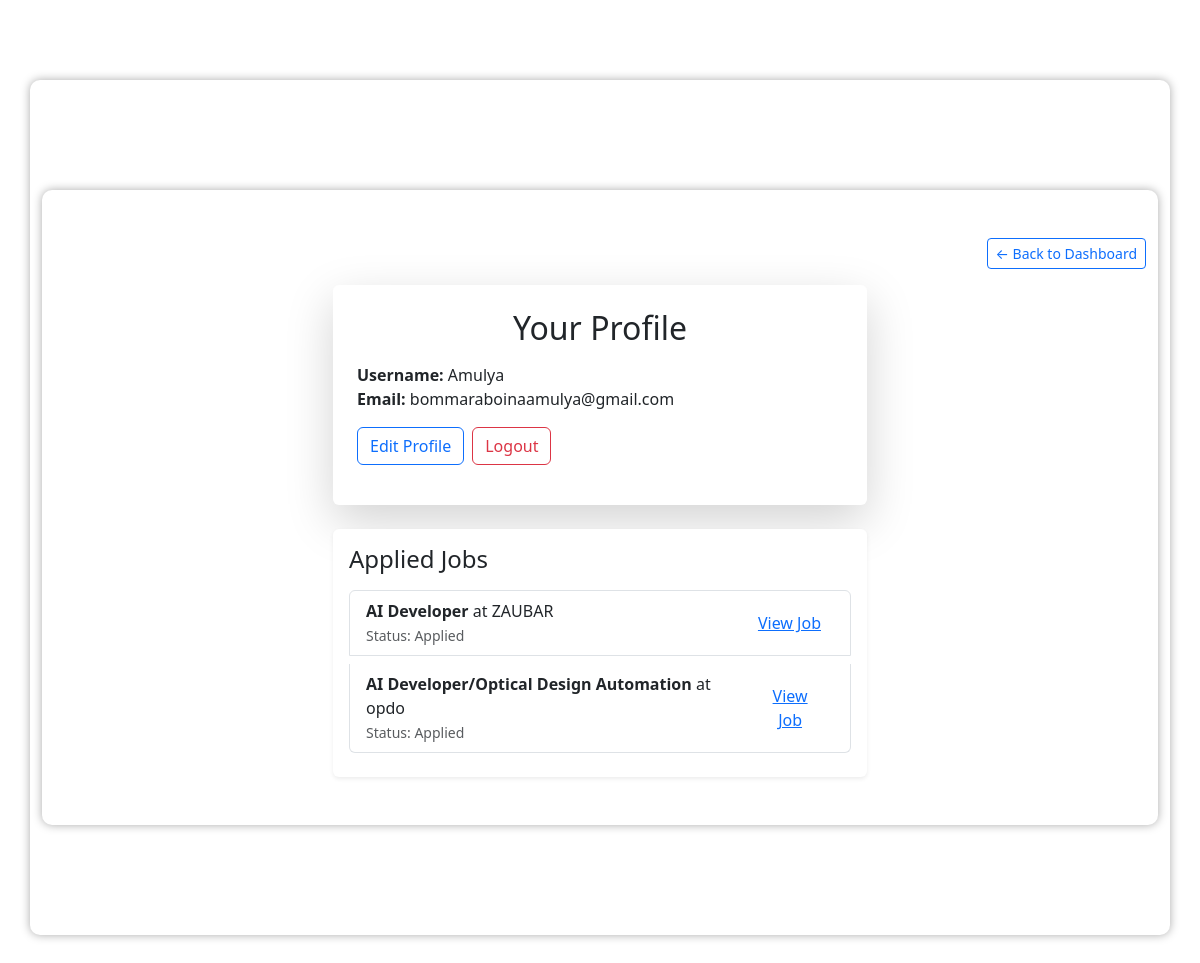
The app's page /profile (signed in) with its own data.
### app/models/user.py (models this page shows, shortened)
class User(db.Model):
    id = db.Column(db.Integer, primary_key=True)
    username = db.Column(db.String(100), nullable=False)
    email = db.Column(db.String(120), unique=True, nullable=False)
    password = db.Column(db.String(200), nullable=False)
    cv_filename = db.Column(db.String(200), nullable=True)

### app/models/applied_jobs.py (models this page shows)
class AppliedJobs(db.Model):
    id = db.Column(db.Integer, primary_key=True)
    user_id = db.Column(db.Integer, nullable=False)
    job_title = db.Column(db.String(200), nullable=False)
    company = db.Column(db.String(200), nullable=False)
    apply_link = db.Column(db.String(500), nullable=False)
    status = db.Column(db.String(50), default='Applied')
    timestamp = db.Column(db.DateTime, default=datetime.utcnow)

### app/routes/profile_routes.py (the view)
@profile.route('/profile', methods=['GET'])
def profile_page():
    if 'user_id' not in session:
        flash("Please log in to access your profile.", "warning")
        return redirect(url_for('auth.login'))
    user = User.query.get(session['user_id'])
    applied_jobs = AppliedJobs.query.filter_by(user_id=user.id).all()
    return render_template("profile.html", user=user, applied_jobs=applied_jobs)

### app/templates/profile.html
{% extends "layout.html" %}
{% block content %}
<link href="https://cdn.jsdelivr.net/npm/bootstrap@5.3.2/dist/css/bootstrap.min.css" rel="stylesheet">
<div class="container py-5">
    <div class="mb-3 text-end">
        <a href="{{ url_for('dashboard.dashboard_home') }}" class="btn btn-outline-primary btn-sm">← Back to Dashboard</a>
    </div>
    <div class="row justify-content-center">
        <div class="col-12 col-md-8 col-lg-6">
            <div class="card shadow-lg border-0 mb-4">
                <div class="card-body p-4">
                    <h2 class="card-title mb-3 text-center">Your Profile</h2>
                    <div class="mb-3">
                        <strong>Username:</strong> {{ user.username }}<br>
                        <strong>Email:</strong> {{ user.email }}
                    </div>
                    <div class="d-flex flex-wrap gap-2 mb-3">
                        <a href="{{ url_for('profile.edit_profile') }}" class="btn btn-outline-primary">Edit Profile</a>
                        <a href="{{ url_for('auth.logout') }}" class="btn btn-outline-danger">Logout</a>
                    </div>
                </div>
            </div>
            <div class="card shadow-sm border-0">
                <div class="card-body">
                    <h4 class="mb-3">Applied Jobs</h4>
                    {% if applied_jobs %}
                        <ul class="list-group">
                        {% for job in applied_jobs %}
                            <li class="list-group-item d-flex flex-column flex-md-row justify-content-between align-items-md-center mb-2">
                                <div>
                                    <strong>{{ job.job_title }}</strong> at {{ job.company }}<br>
                                    <small class="text-muted">Status: {{ job.status }}</small>
                                </div>
                                <a href="{{ job.apply_link }}" target="_blank" class="btn btn-link">View Job</a>
                            </li>
                        {% endfor %}
                        </ul>
                    {% else %}
                        <p class="text-muted">You haven't applied to any jobs yet.</p>
                    {% endif %}
                </div>
            </div>
        </div>
    </div>
</div>
{% endblock %}

### app/static/style.css (style rules this page uses)
body { font-family: Arial, sans-serif; background: #f2f2f2; margin: 0; padding: 0; }
.container { width: 400px; margin: 80px auto; background: #fff; padding: 30px; border-radius: 10px; box-shadow: 0px 0px 10px #aaa; }
h2 { text-align: center; margin-bottom: 25px; }

### records on screen
User: username "Amulya", email "bommaraboinaamulya@gmail.com"
AppliedJobs: job_title "AI Developer", company "ZAUBAR", status "Applied"
AppliedJobs: job_title "AI Developer/Optical Design Automation", company "opdo", status "Applied"
